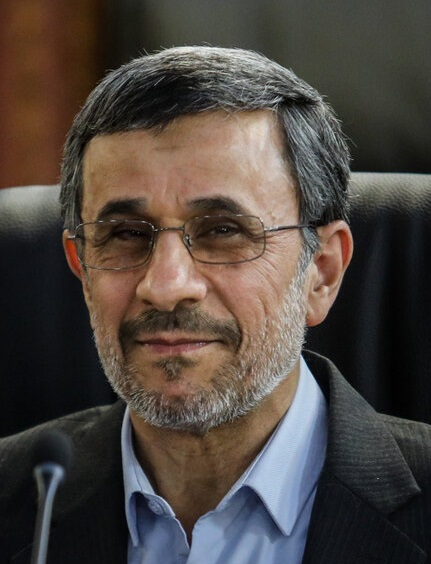
#> input picture assets/mahmud.jpg, 431 x 564 px, given in place of mahmud.jpg.jpg, which was not available
$ python -i utils.py   (imports and definitions only)
#> lines starting #> are read from the running program, lines starting #| are printed output that depends on the picture; after the words box and inside, x2 and y2 are one past the last pixel; in counts of white or black regions, pixels touching at a corner belong together; pictures that were not available may be replaced by others from this repository, and a replacement may not be noted
import math

import numpy as np
from PIL import Image, ImageDraw, ImageOps, ImageFilter


class Utils:
    @staticmethod
    def _gaussian_blur(img):
        return img.filter(ImageFilter.GaussianBlur(radius=10))

    @staticmethod
    def make_cropped_grayscale_image(sample_name: str):
#> called with sample_name = 'assets/mahmud.jpg'
        img = Image.open(f"assets/{sample_name}.jpg")
#> img is the input picture: PIL image 431x564 RGB; mean R, G, B 78.5, 70, 64.1

        w, h = img.size
#> w = 431; h = 564
        dif = abs(w - h)
#> dif = 133

        if w < h:
            if dif % 2 == 0:
                dif1, dif2 = dif / 2
            else:
                dif1 = math.ceil(dif / 2)
#> dif1 = 67
                dif2 = math.floor(dif / 2)
#> dif2 = 66
            h = w
#> h = 431
            img_cropped = img.crop((0, dif1, h, dif1 + h))
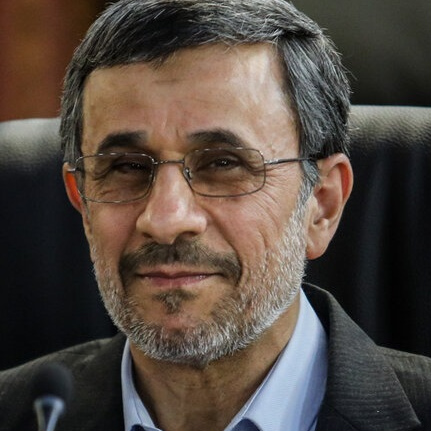
#> img_cropped: PIL image 431x431 RGB; mean R, G, B 83.9, 72.8, 64.8
        else:
            if dif % 2 == 0:
                dif1, dif2 = dif / 2
            else:
                dif1 = math.ceil(dif / 2)
                dif2 = math.floor(dif / 2)
            w = h

            img_cropped = img.crop((dif1, 0, dif1 + h, h))

        img_cropped.save(f"result/original_{sample_name}.png")

        size = (w, h)
#> size = (431, 431)
        mask = Image.new('L', size, 0)
#> mask: PIL image 431x431 L; every value is 0
        draw = ImageDraw.Draw(mask)
        draw.pieslice(((0, 0), (h, w)), 0, 360, fill=255, outline="white")

        img_arr = np.array(img_cropped, dtype='uint8')
        mask_arr = np.array(mask)
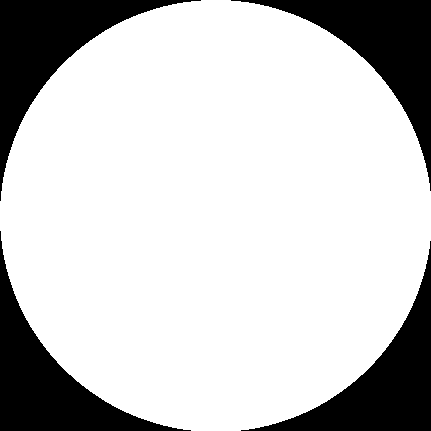
#> mask_arr: shape (431, 431); 78.8% white; 4 black regions, box (x1, y1, x2, y2) and area: (0, 0, 201, 201) 10027, (231, 0, 431, 191) 9826, (0, 231, 191, 431) 9826, (241, 241, 431, 431) 9626
        final_img_arr = np.dstack((img_arr, mask_arr))
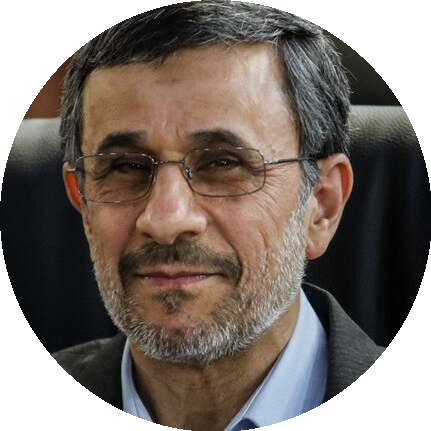
#> final_img_arr: shape (431, 431, 4); mean R, G, B, A 83.9, 72.8, 64.8, 201; transparent parts drawn white

        result = Image.fromarray(final_img_arr)
        result.resize((1000, 1000)).save(f"result/original_{sample_name}.png")
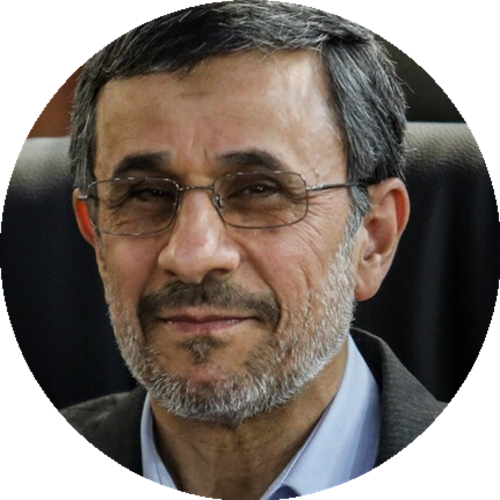
#> saved as mahmud.jpg.png: PIL image 1000x1000 RGBA (shown at 1/2 size); mean R, G, B, A 72.4, 62.5, 55.6, 201; transparent parts drawn white

        rgb_img = Image.open(f"result/original_{sample_name}.png").convert('L')
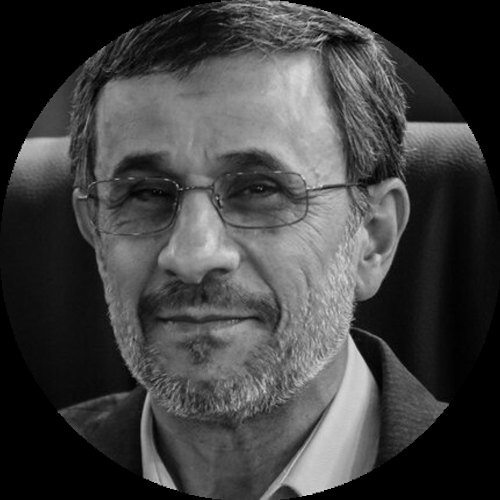
#> rgb_img: PIL image 1000x1000 L (shown at 1/2 size); min 0, max 255, mean 64.7
        rgb_img.save(f"result/r_{sample_name}.png")

        blured = Utils._gaussian_blur(rgb_img)
#> in _gaussian_blur, `return img.filter(ImageFilter.GaussianBlur(radius=10))`:
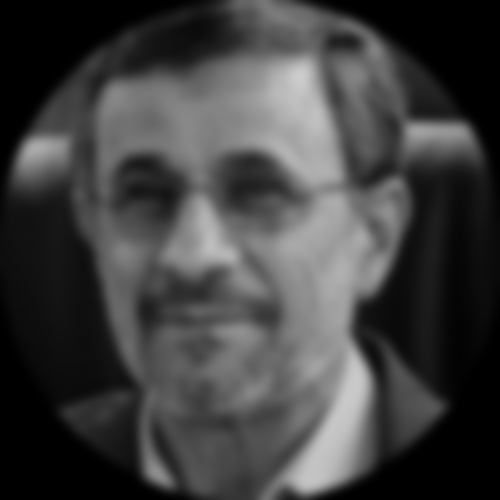
#> returned value: PIL image 1000x1000 L (shown at 1/2 size); min 0, max 204, mean 64.6
        blured.save(f"result/r_b_{sample_name}.png")

    # [34 lines left out: functions get_pins, create_board, not called in this run]

    @staticmethod
    def draw_line(draw, pin1, pin2):
        draw.line((pin1[0], pin1[1], pin2[0], pin2[1]), fill=0)

    @staticmethod
    def save_board(board):
        board.save("result/board.png")

    # [9 lines left out: function get_blured_new_board, not called in this run]

>>> result = Utils().make_cropped_grayscale_image('assets/mahmud.jpg')
